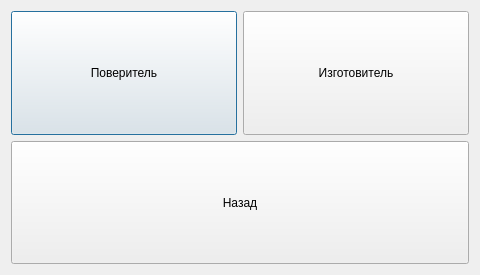
<?xml version="1.0" encoding="UTF-8"?>
<ui version="4.0">
 <class>Setup_CommonSetup_UserList</class>
 <widget class="QDialog" name="Setup_CommonSetup_UserList">
  <property name="geometry">
   <rect>
    <x>0</x>
    <y>0</y>
    <width>480</width>
    <height>275</height>
   </rect>
  </property>
  <property name="windowTitle">
   <string>Dialog</string>
  </property>
  <layout class="QGridLayout" name="gridLayout">
   <item row="0" column="0">
    <layout class="QVBoxLayout" name="verticalLayout">
     <item>
      <layout class="QHBoxLayout" name="horizontalLayout">
       <item>
        <widget class="QPushButton" name="pushButton_2">
         <property name="sizePolicy">
          <sizepolicy hsizetype="Expanding" vsizetype="Expanding">
           <horstretch>0</horstretch>
           <verstretch>0</verstretch>
          </sizepolicy>
         </property>
         <property name="text">
          <string>Поверитель</string>
         </property>
        </widget>
       </item>
       <item>
        <widget class="QPushButton" name="pushButton_3">
         <property name="sizePolicy">
          <sizepolicy hsizetype="Expanding" vsizetype="Expanding">
           <horstretch>0</horstretch>
           <verstretch>0</verstretch>
          </sizepolicy>
         </property>
         <property name="text">
          <string>Изготовитель</string>
         </property>
        </widget>
       </item>
      </layout>
     </item>
     <item>
      <widget class="QPushButton" name="pushButton_4">
       <property name="sizePolicy">
        <sizepolicy hsizetype="Expanding" vsizetype="Expanding">
         <horstretch>0</horstretch>
         <verstretch>0</verstretch>
        </sizepolicy>
       </property>
       <property name="text">
        <string>Назад</string>
       </property>
      </widget>
     </item>
    </layout>
   </item>
  </layout>
 </widget>
 <resources/>
 <connections/>
</ui>
